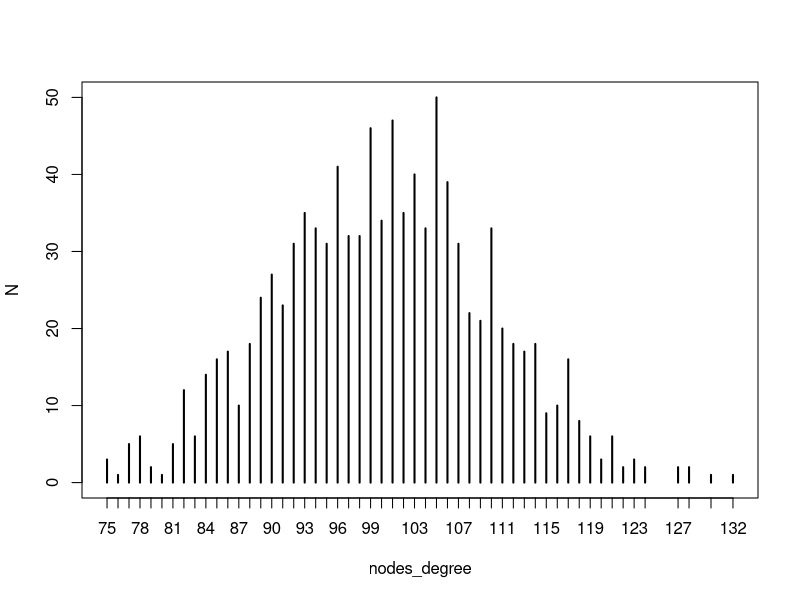
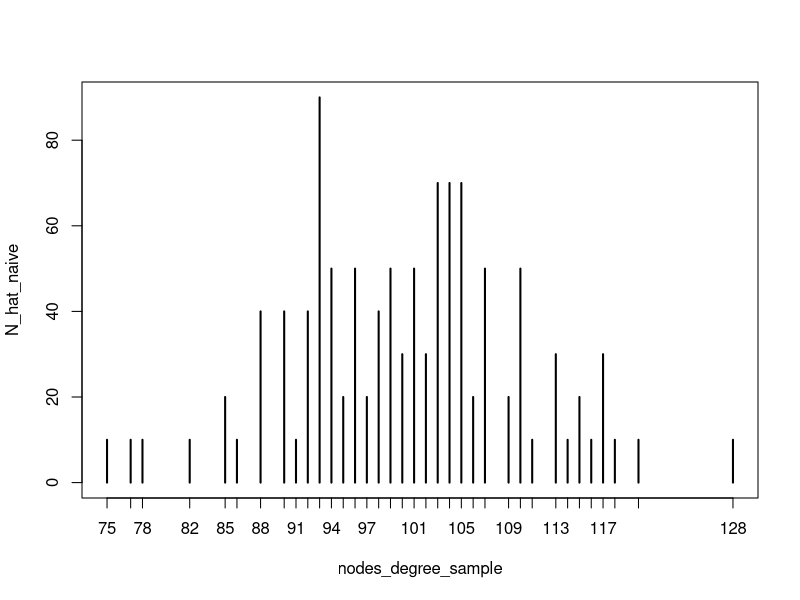

Source code (R) for these figures, in order:
library(igraph);
nv=1000;
density=100/nv;
g <- erdos.renyi.game(nv, density);

adj_matrix<-get.adjacency(g);
#N=degree_distribution(g)*nv;
nodes_degree=degree(g);
N=table(nodes_degree);
p=0.1;

#Ego-centric sampling

Pego=p*diag(nv-1);
nodes_s_ego <- sample_seq(1, nv, sum(rbinom(nv, 1, p)));
nodes_degree_sample=nodes_degree[nodes_s_ego];
N_hat_naive=table(nodes_degree_sample)/p;  

plot(N);
plot(N_hat_naive);

#
##

